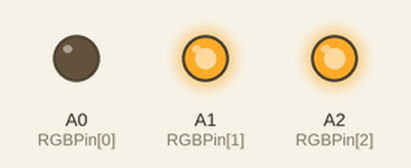
Bench run of a sketch on a simulated Arduino Uno, built with avr-gcc and run on an emulated ATmega328P. Parts: output pins drawn as LEDs (lit = HIGH).

Above: at 0.2 s.
At 0.7 s:
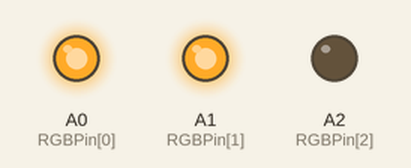
At 2.7 s:
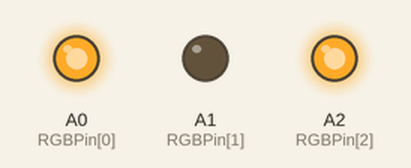
Timing chart, 0 to 3.5 s (numbered marks = the images above):
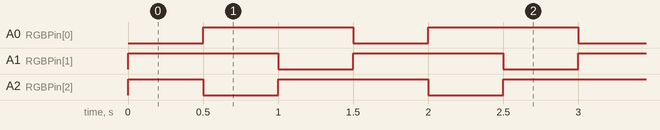

Measured:
- by itself, A0 (RGBPin[0]), A1 (RGBPin[1]): alternates HIGH for 1.0 s and LOW for 0.50 s
- by itself, A2 (RGBPin[2]): repeats every 1.5 s: LOW 0.50 s, HIGH 1.0 s
- by itself, everything shown: repeats every 1.5 s, in 4 steps

The sketch:

lab1-2.ino
```cpp
int RGBPin[] = {A0,A1,A2};

void setup() {
  pinMode(RGBPin[0],OUTPUT);
  pinMode(RGBPin[1],OUTPUT);
  pinMode(RGBPin[2],OUTPUT);
}

void loop() {   // ค่าสีดูได้ที่แผนภูมิรหัสสี
  color(0,255,255);             //สีฟ้า
  delay(500);
  color(255,140,0);             //สีแสด
  delay(500);
  color(255,0,255);             //สีม่วง
  delay(500);
  color(255,0,0);             //สีแดง
}

void color(int R ,int G ,int B) {
  analogWrite(RGBPin[0],R);
  analogWrite(RGBPin[1],G);
  analogWrite(RGBPin[2],B);
}
```
